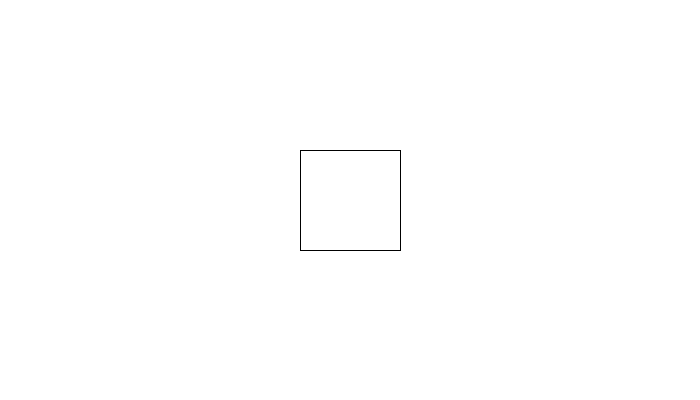
Frame 1 (no input)
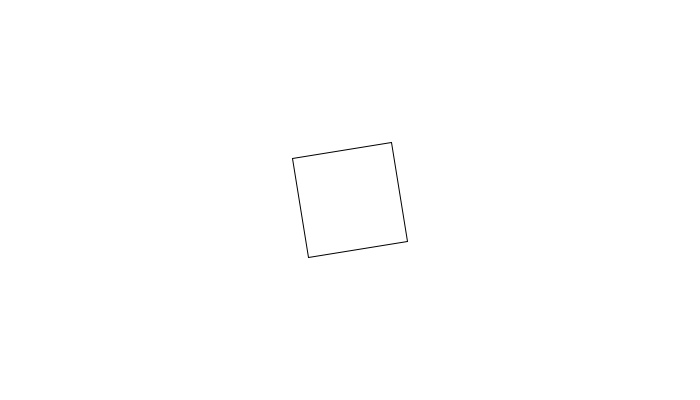
Frame 60 (the mouse pressed at the canvas centre just before this capture)
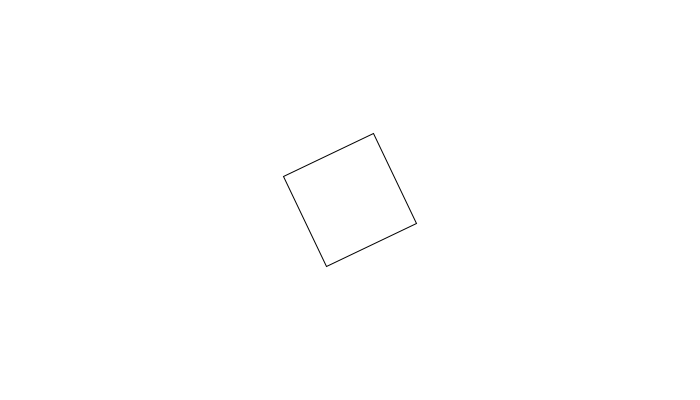
Frame 120 (the mouse held since frame 60 and released just before this capture)

The Processing sketch that drew these frames (run headless with seeded random() and noise(); from frame 60 on, the mouse is pressed at the canvas centre):

// Processing sketch: processing_37487
// ── processing_37487.pde

float incr = 0.02;
float rot = PI/2;
int x = 100;
int y = 100;

void setup() {
  size(700, 400);
  background(255);
}

void draw() {
  pushMatrix();
  background(255);
  translate(width/2, height/2);
  rotate(rot);
  rect(-x/2, -y/2, x, y);
  popMatrix();
  rot =  dist(mouseX, mouseY, x, y)/100;

//  if (mousePressed == true) {
//    incr = 0.01;
//  }
//  else {
//    incr = 0;
//  }
}
